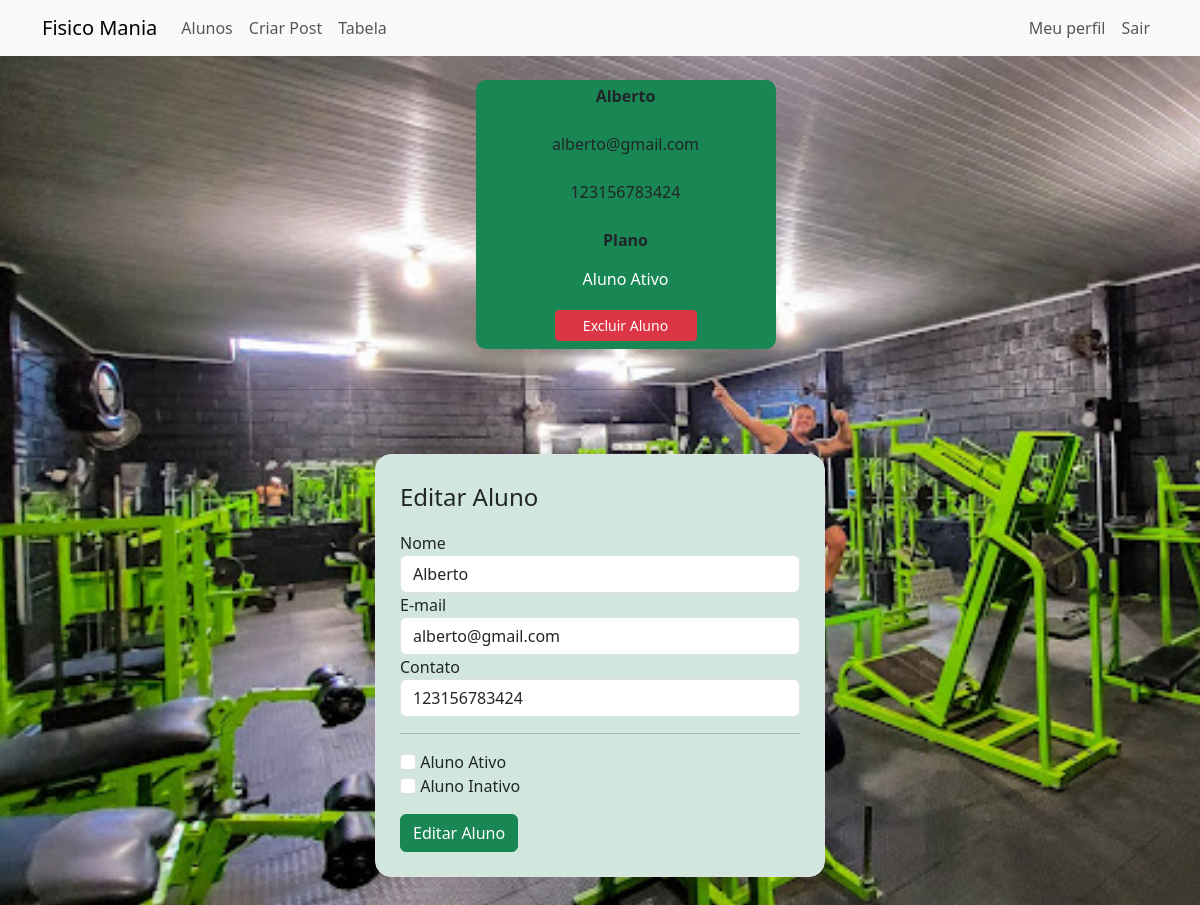
/aluno/1 (signed in), run on the app's committed database.
### fisicomania/models.py (models this page shows)
class Aluno(database.Model, UserMixin):
    id = database.Column(database.Integer, primary_key=True)
    nome = database.Column(database.String, nullable=False)
    email = database.Column(database.String, nullable=False)
    contato = database.Column(database.String, nullable=False)
    mensalidade = database.Column(database.Integer, nullable=False)
    plano = database.Column(database.String, nullable=False, default='Não Informado')
    planoIn = database.Column(database.String, nullable=False, default='Não Informado')
    id_usuario = database.Column(database.Integer, database.ForeignKey('usuario.id'), nullable=False)

### fisicomania/rotas.py (the view, shortened to what this page needs)
@app.route('/aluno/<aluno_id>', methods=['GET', 'POST'])
@login_required
def editar_aluno(aluno_id):
    aluno_ed= Aluno.query.get(aluno_id)
    if current_user == aluno_ed.autor:
        form6 = FormCriarAluno()
        form7 =FormEditarAluno
        if request.method =='GET':
            form6.nome.data = aluno_ed.nome
            form6.email.data = aluno_ed.email
            form6.contato.data = aluno_ed.contato
    else:
        form6 =None
    return render_template('editar_aluno.html', aluno_ed=aluno_ed, form6=form6, aluno=aluno)

### fisicomania/forms.py
class FormCriarAluno(FlaskForm):
    nome =StringField('Nome', validators=[DataRequired()])
    email =StringField('E-mail', validators=[DataRequired()])
    contato = StringField('Contato', validators=[DataRequired()])
    mensalidade = StringField('Mensalidade', validators=[DataRequired()])
    plano_at = BooleanField('Aluno Ativo')
    planos_in = BooleanField('Aluno Inativo')
    botao_submit = SubmitField('Criar Aluno')
    botao_submit1 = SubmitField('Editar Aluno')

### fisicomania/models.py (called while the page is built)
@login_manager.user_loader
def load_usuario(id_usuario):
    return Usuario.query.get(int(id_usuario))

### fisicomania/templates/editar_aluno.html (shortened to what this page needs)
{% extends 'base.html' %}
{% block body %}
<div class="container ">
    <div class="row p-4 justify-content-center">
        <div class="col-3">
            {% for plano in aluno_ed.plano.split(';') %}
                {% if plano  %}
                    <div class="card card-aluno bg-success p-1 btn btn-dark">
                        <strong>{{ aluno_ed.nome }}</strong><br>
                        <span>{{ aluno_ed.email }}</span><br>
                        <span>{{ aluno_ed.contato }}</span><br>
                        <div style="text-align: center">
                            <strong>Plano</strong><br>
                            {% for plano in aluno_ed.plano.split(';') %}
                                {% if plano  %}
                                    <button type="button" class="btn btn-success mt-2" >{{ aluno_ed.plano}}</button>
                                {% else %}
                                    <button type="button" class="btn btn-danger mt-2">{{ aluno_ed.planoIn }}</button>
                                {% endif %}
                            {% endfor %}
                        </div>
                        <div class="  me-1 m-1 d-grid-5   ">
                            {% if form6 %}
                                <div class="button mt-2 ">
                                    <a>
                                        <button class="btn btn-sm btn-danger w-50" data-bs-toggle="modal" data-bs-target="#ExcluirAluno" >Excluir Aluno</button>
                                    </a>
                                </div>
                            {% endif%}
                        </div>
                    </div>
                {% endif %}
            {% endfor %}
        </div>
    </div>
</div>
{% if form6 %}
<div class="container ">
        <hr>
        <div class="row justify-content-center">
            <div class="col-6 ">
                <form method="POST" action="" class="border m-5 p-4 bg-success-subtle rounded-4">
                    <legend>Editar Aluno </legend>
                    <fieldset >
                        <div class="form-group  mt-2  ">
                            {{ form6.nome.label(class="form-control-label")}}
                            {% if form6.nome.errors %}
                                {{ form6.nome(class="form-control is is-invalid")}}
                            <div class="invalid-feedback">
                                {% for erro in form6.nome.errors %}
                                    {{erro}}
                                {% endfor %}
                            </div>
                            {% else %}
                                {{ form6.nome(class="form-control")}}
                            {% endif %}
                        </div>
                        <div class="form-group ">
                            {{ form6.email.label(class="form-control-label")}}
                            {% if form6.email.errors %}
                                {{ form6.email(class="form-control is is-invalid")}}
                            <div class="invalid-feedback">
                                {% for erro in form6.email.errors %}
                                    {{erro}}
                                {% endfor %}
                            </div>
                            {% else %}
                                {{ form6.email(class="form-control")}}
                            {% endif %}
                        </div>
                        <div class="form-group ">
                            {{ form6.contato.label(class="form-control-label")}}
                            {% if form6.contato.errors %}
                                {{ form6.contato(class="form-control is is-invalid")}}
                            <div class="invalid-feedback">
                                {% for erro in form6.contato.errors %}
                                    {{erro}}
                                {% endfor %}
                            </div>
                            {% else %}
                                {{ form6.contato(class="form-control")}}
                            {% endif %}
                        </div>
                        <hr>
                        {% for campo in form6 %}
                            {% if 'plano_' in campo.name %}
                                <div class="form-group">
                                    {{ campo(class="form-check-input") }}
                                    {{ campo.label(class="form-check-label") }}
                                </div>
                            {% endif %}
                        {% endfor %}
                        {% for campo in form6 %}
                            {% if 'planos_' in campo.name %}
                                <div class="form-group">
                                    {{ campo(class="form-check-input") }}
                                    {{ campo.label(class="form-check-label") }}
                                </div>
                            {% endif %}
                        {% endfor %}
                    </fieldset>
                    {{form6.botao_submit1(class="btn btn-success mt-3")}}
                </form>
            </div>
        </div>
</div>
{% endif %}
{% endblock %}

### fisicomania/static/main.css (style rules this page uses)
body { background-image: url(imagens/fundo.jpg); background-repeat:no-repeat; background-size: cover; }
.card { width: 400px; border: none; border-radius: 10px; background-color: #009966; }
.card-aluno { width: 300px }

### data on the page
Aluno: nome "Alberto", email "alberto@gmail.com", contato "123156783424", plano "Aluno Ativo"

### other printed values
{{ campo.label(class="form-check-label") }} "Aluno Ativo"
{{ campo.label(class="form-check-label") }} "Aluno Inativo"
